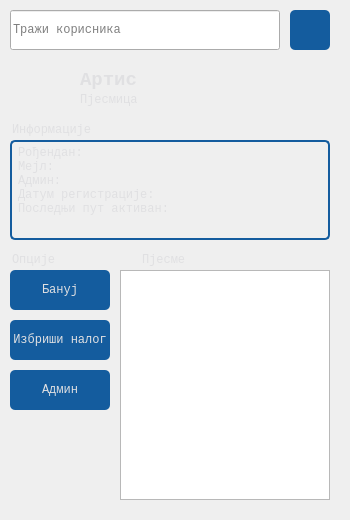
       <widget class="QWidget" name="page_user">
        <property name="styleSheet">
         <string notr="true">QPushButton#btn_search_user, #btn_ban, #btn_delete, #btn_admin {
	background-color: rgb(20, 92, 158);
	color: rgb(224, 224, 226);
	border-radius: 5px;
}
QPushButton#btn_ban:hover, #btn_delete:hover, #btn_admin:hover {
	background-color: rgb(19, 55, 88);
}
QPushButton#btn_ban:pressed, #btn_delete:pressed, #btn_admin:pressed {
	background-color: rgb(19, 37, 53);
}
QPlainTextEdit#info_user {
	color: rgb(224,224,226);
	background-color:rgba(0,0,0,0);
	border: 2px solid rgb(20,92,158);
	border-radius: 5px;
	padding-left: 2px;
}</string>
        </property>
        <widget class="QPushButton" name="btn_search_user">
         <property name="geometry">
          <rect>
           <x>290</x>
           <y>10</y>
           <width>40</width>
           <height>40</height>
          </rect>
         </property>
         <property name="font">
          <font>
           <family>Courier New</family>
           <pointsize>9</pointsize>
           <weight>50</weight>
           <bold>false</bold>
          </font>
         </property>
         <property name="styleSheet">
          <string notr="true">QPushButton#btn_search_user {
	border-image: url(:/icons/images/icons/search.png);
}
QPushButton#btn_search_user:hover {
	border-image: url(:/icons/images/icons/hover_search.png);
}</string>
         </property>
         <property name="text">
          <string/>
         </property>
        </widget>
        <widget class="QLineEdit" name="input_user">
         <property name="geometry">
          <rect>
           <x>10</x>
           <y>10</y>
           <width>270</width>
           <height>40</height>
          </rect>
         </property>
         <property name="font">
          <font>
           <family>Courier New</family>
           <pointsize>9</pointsize>
          </font>
         </property>
         <property name="styleSheet">
          <string notr="true"/>
         </property>
         <property name="echoMode">
          <enum>QLineEdit::Normal</enum>
         </property>
         <property name="alignment">
          <set>Qt::AlignLeading|Qt::AlignLeft|Qt::AlignVCenter</set>
         </property>
         <property name="placeholderText">
          <string>Тражи корисника</string>
         </property>
         <property name="clearButtonEnabled">
          <bool>true</bool>
         </property>
        </widget>
        <widget class="QWidget" name="widget_user" native="true">
         <property name="geometry">
          <rect>
           <x>0</x>
           <y>50</y>
           <width>341</width>
           <height>461</height>
          </rect>
         </property>
         <widget class="QLabel" name="user_art">
          <property name="geometry">
           <rect>
            <x>10</x>
            <y>10</y>
            <width>60</width>
            <height>60</height>
           </rect>
          </property>
          <property name="font">
           <font>
            <family>Courier New</family>
            <pointsize>9</pointsize>
           </font>
          </property>
          <property name="styleSheet">
           <string notr="true">border-image: url(:/art/images/art/art_1.png);</string>
          </property>
          <property name="text">
           <string/>
          </property>
          <property name="alignment">
           <set>Qt::AlignCenter</set>
          </property>
         </widget>
         <widget class="QPushButton" name="btn_ban">
          <property name="geometry">
           <rect>
            <x>10</x>
            <y>220</y>
            <width>100</width>
            <height>40</height>
           </rect>
          </property>
          <property name="font">
           <font>
            <family>Courier New</family>
            <pointsize>9</pointsize>
            <weight>50</weight>
            <bold>false</bold>
           </font>
          </property>
          <property name="styleSheet">
           <string notr="true"/>
          </property>
          <property name="text">
           <string>Бануј</string>
          </property>
         </widget>
         <widget class="QLabel" name="user_name">
          <property name="geometry">
           <rect>
            <x>80</x>
            <y>10</y>
            <width>250</width>
            <height>40</height>
           </rect>
          </property>
          <property name="font">
           <font>
            <family>Courier New</family>
            <pointsize>14</pointsize>
            <weight>75</weight>
            <bold>true</bold>
           </font>
          </property>
          <property name="styleSheet">
           <string notr="true">color: rgb(224, 224, 226);</string>
          </property>
          <property name="text">
           <string>Артис</string>
          </property>
          <property name="alignment">
           <set>Qt::AlignLeading|Qt::AlignLeft|Qt::AlignVCenter</set>
          </property>
         </widget>
         <widget class="QLabel" name="user_username">
          <property name="geometry">
           <rect>
            <x>80</x>
            <y>30</y>
            <width>250</width>
            <height>40</height>
           </rect>
          </property>
          <property name="font">
           <font>
            <family>Courier New</family>
            <pointsize>9</pointsize>
            <weight>50</weight>
            <bold>false</bold>
           </font>
          </property>
          <property name="styleSheet">
           <string notr="true">color: rgb(224, 224, 226);</string>
          </property>
          <property name="text">
           <string>Пјесмица</string>
          </property>
          <property name="alignment">
           <set>Qt::AlignLeading|Qt::AlignLeft|Qt::AlignVCenter</set>
          </property>
         </widget>
         <widget class="QPushButton" name="btn_delete">
          <property name="geometry">
           <rect>
            <x>10</x>
            <y>270</y>
            <width>100</width>
            <height>40</height>
           </rect>
          </property>
          <property name="font">
           <font>
            <family>Courier New</family>
            <pointsize>9</pointsize>
            <weight>50</weight>
            <bold>false</bold>
           </font>
          </property>
          <property name="styleSheet">
           <string notr="true"/>
          </property>
          <property name="text">
           <string>Избриши налог</string>
          </property>
         </widget>
         <widget class="QPlainTextEdit" name="info_user">
          <property name="geometry">
           <rect>
            <x>10</x>
            <y>90</y>
            <width>320</width>
            <height>100</height>
           </rect>
          </property>
          <property name="font">
           <font>
            <family>Courier New</family>
            <pointsize>9</pointsize>
           </font>
          </property>
          <property name="styleSheet">
           <string notr="true"/>
          </property>
          <property name="verticalScrollBarPolicy">
           <enum>Qt::ScrollBarAlwaysOff</enum>
          </property>
          <property name="horizontalScrollBarPolicy">
           <enum>Qt::ScrollBarAlwaysOff</enum>
          </property>
          <property name="readOnly">
           <bool>true</bool>
          </property>
          <property name="plainText">
           <string>Рођендан: 
Мејл: 
Админ: 
Датум регистрације: 
Последњи пут активан: </string>
          </property>
          <property name="placeholderText">
           <string>Унесите поруку...</string>
          </property>
         </widget>
         <widget class="QListWidget" name="list_song">
          <property name="geometry">
           <rect>
            <x>120</x>
            <y>220</y>
            <width>210</width>
            <height>230</height>
           </rect>
          </property>
          <property name="font">
           <font>
            <family>Courier New</family>
            <pointsize>8</pointsize>
           </font>
          </property>
          <property name="styleSheet">
           <string notr="true"/>
          </property>
          <property name="verticalScrollBarPolicy">
           <enum>Qt::ScrollBarAlwaysOff</enum>
          </property>
          <property name="horizontalScrollBarPolicy">
           <enum>Qt::ScrollBarAlwaysOff</enum>
          </property>
         </widget>
         <widget class="QLabel" name="admin">
          <property name="geometry">
           <rect>
            <x>12</x>
            <y>60</y>
            <width>320</width>
            <height>40</height>
           </rect>
          </property>
          <property name="font">
           <font>
            <family>Courier New</family>
            <pointsize>9</pointsize>
            <weight>50</weight>
            <bold>false</bold>
           </font>
          </property>
          <property name="styleSheet">
           <string notr="true">color: rgb(224, 224, 226);</string>
          </property>
          <property name="text">
           <string>Информације</string>
          </property>
          <property name="alignment">
           <set>Qt::AlignLeading|Qt::AlignLeft|Qt::AlignVCenter</set>
          </property>
         </widget>
         <widget class="QLabel" name="admin_2">
          <property name="geometry">
           <rect>
            <x>142</x>
            <y>190</y>
            <width>180</width>
            <height>40</height>
           </rect>
          </property>
          <property name="font">
           <font>
            <family>Courier New</family>
            <pointsize>9</pointsize>
            <weight>50</weight>
            <bold>false</bold>
           </font>
          </property>
          <property name="styleSheet">
           <string notr="true">color: rgb(224, 224, 226);</string>
          </property>
          <property name="text">
           <string>Пјесме</string>
          </property>
          <property name="alignment">
           <set>Qt::AlignLeading|Qt::AlignLeft|Qt::AlignVCenter</set>
          </property>
         </widget>
         <widget class="QPushButton" name="btn_admin">
          <property name="geometry">
           <rect>
            <x>10</x>
            <y>320</y>
            <width>100</width>
            <height>40</height>
           </rect>
          </property>
          <property name="font">
           <font>
            <family>Courier New</family>
            <pointsize>9</pointsize>
            <weight>50</weight>
            <bold>false</bold>
           </font>
          </property>
          <property name="styleSheet">
           <string notr="true"/>
          </property>
          <property name="text">
           <string>Админ</string>
          </property>
         </widget>
         <widget class="QLabel" name="admin_3">
          <property name="geometry">
           <rect>
            <x>12</x>
            <y>190</y>
            <width>141</width>
            <height>40</height>
           </rect>
          </property>
          <property name="font">
           <font>
            <family>Courier New</family>
            <pointsize>9</pointsize>
            <weight>50</weight>
            <bold>false</bold>
           </font>
          </property>
          <property name="styleSheet">
           <string notr="true">color: rgb(224, 224, 226);</string>
          </property>
          <property name="text">
           <string>Опције</string>
          </property>
          <property name="alignment">
           <set>Qt::AlignLeading|Qt::AlignLeft|Qt::AlignVCenter</set>
          </property>
         </widget>
        </widget>
       </widget>
